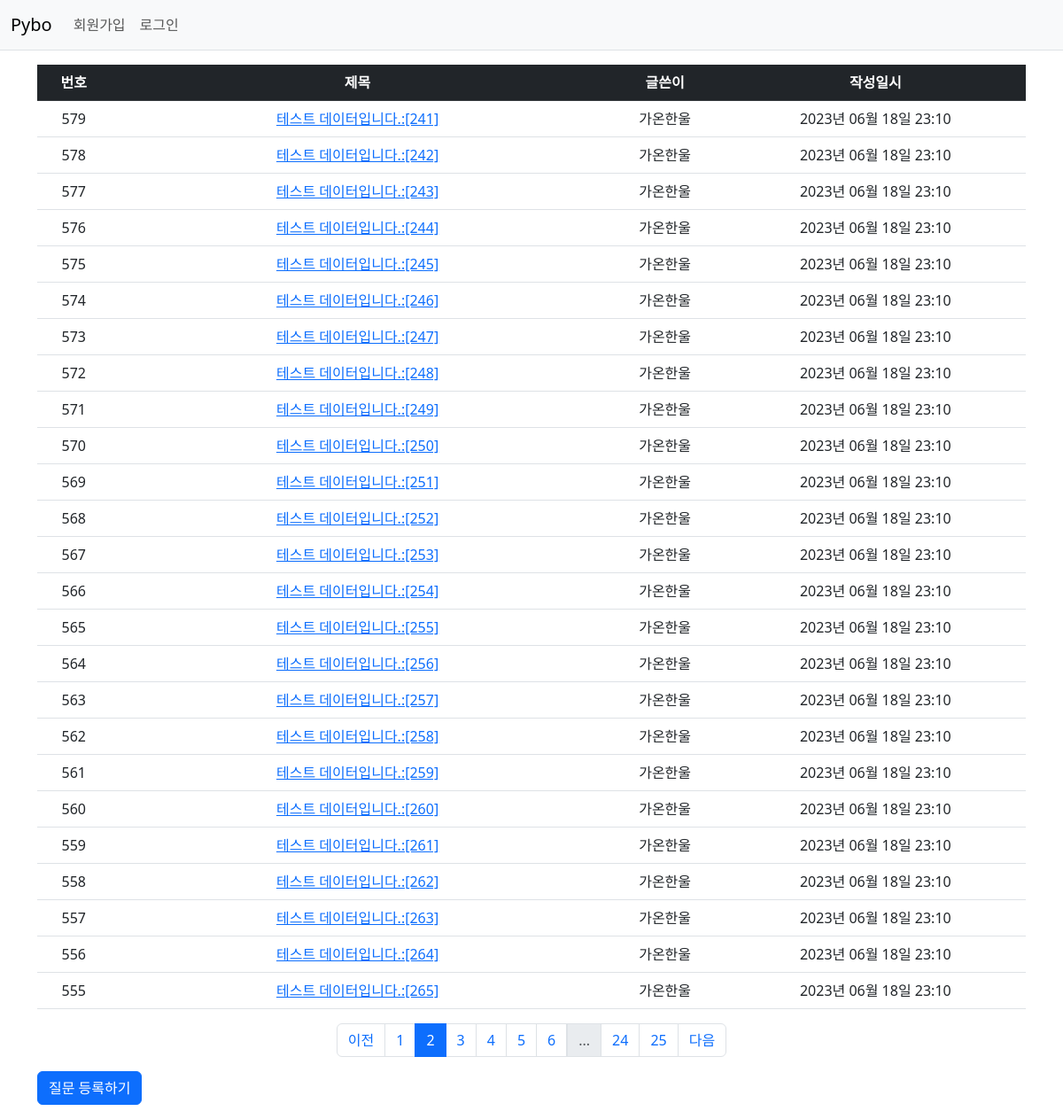
/question/list/?page=2, run on the app's committed database.
### pybo/models.py (models this page shows)
class Question(db.Model) :
    id = db.Column(db.Integer, primary_key=True)
    subject = db.Column(db.String(200), nullable = False)
    content = db.Column(db.Text(), nullable = False)
    create_date = db.Column(db.DateTime(), nullable = False)
    user_id = db.Column(db.Integer, db.ForeignKey('user.id', ondelete = 'CASCADE'), nullable = False)
    user = db.relationship('User', backref = db.backref('question_set'))
    modify_date = db.Column(db.DateTime(), nullable = True)

class User(db.Model) :
    id = db.Column(db.Integer, primary_key = True)
    username = db.Column(db.String(150), unique = True, nullable = False)
    password = db.Column(db.String(200), nullable = False)
    email = db.Column(db.String(120), unique = True, nullable = False)

### pybo/views/question_views.py (the view)
@bp.route('/list/')
def _list() :
    page = request.args.get('page', type=int, default=1)  # 페이지
    question_list = Question.query.order_by(Question.create_date.desc())
    question_list = question_list.paginate(page=page, per_page=25)
    return render_template('question/question_list.html', question_list=question_list)

### pybo/filter.py (called while the page is built)
def format_datetime(value, fmt="%Y년 %m월 %d일 %H:%M") :
    return value.strftime(fmt)

### pybo/views/auth_views.py (called while the page is built)
@bp.before_app_request
def load_logged_in_user() :
    user_id = session.get('user_id')
    if user_id is None :
        g.user = None
    else :
        g.user = User.query.get(user_id)

### pybo/templates/question/question_list.html (shortened to what this page needs)
{% extends 'base.html' %}
{% block content %}
<div class="container my-3">
    <table class="table">
        <thead>
            <tr class="text-center table-dark">
                <th>번호</th>
                <th style = "width:50%">제목</th>
                <th>글쓴이</th>
                <th>작성일시</th>
            </tr>
        </thead>
        <tbody>
            {% if question_list %}
            {% for question in question_list.items %}
            <tr class = "text-center">
                <td> {{ question_list.total - ((question_list.page-1) * question_list.per_page) - loop.index0 }} </td>
                <td class = "text-left">
                    <a href="{{ url_for('question.detail', question_id=question.id) }}">{{ question.subject }}</a>
                </td>
                <td>{{ question.user.username }}</td>
                <td>{{ question.create_date|datetime }}</td>
            </tr>
            {% endfor %}
            {% else %}
            <tr>
                <td colspan="3">질문이 없습니다.</td>
            </tr>
            {% endif %}
        </tbody>
    </table>
    <ul class="pagination justify-content-center">
        {% if question_list.has_prev %}
        <li class="page-item">
            <a class="page-link" href="?page={{ question_list.prev_num }}">이전</a>
        </li>
        {% else %}
        <li class="page-item disabled">
            <a class="page-link" tabindex="-1" aria-disabled="true" href="javascript:void(0)">이전</a>
        </li>
        {% endif %}
        {% for page_num in question_list.iter_pages() %}
        {% if page_num %}
        {% if page_num != question_list.page %}
        <li class="page-item">
            <a class="page-link" href="?page={{ page_num }}">{{ page_num }}</a>
        </li>
        {% else %}
        <li class="page-item active" aria-current="page">
            <a class="page-link" href="javascript:void(0)">{{ page_num }}</a>
        </li>
        {% endif %}
        {% else %}
        <li class="disabled">
            <a class="page-link" href="javascript:void(0)">...</a>
        </li>
        {% endif %}
        {% endfor %}
        {% if question_list.has_next %}
        <li class="page-item">
            <a class="page-link" href="?page={{ question_list.next_num }}">다음</a>
        </li>
        {% else %}
        <li class="page-item disabled">
            <a class="page-link" tabindex="-1" aria-disabled="true" href="javascript:void(0)">다음</a>
        </li>
        {% endif %}
    </ul>
    <a href="{{ url_for('question.create') }}" class="btn btn-primary">질문 등록하기</a>
</div>
{% endblock %}

### data on the page
Question: total "579", subject "테스트 데이터입니다.:[241]", user.username "가온한울", create_date "2023년 06월 18일 23:10"
Question: total "578", subject "테스트 데이터입니다.:[242]", user.username "가온한울", create_date "2023년 06월 18일 23:10"
Question: total "577", subject "테스트 데이터입니다.:[243]", user.username "가온한울", create_date "2023년 06월 18일 23:10"
Question: total "576", subject "테스트 데이터입니다.:[244]", user.username "가온한울", create_date "2023년 06월 18일 23:10"
Question: total "575", subject "테스트 데이터입니다.:[245]", user.username "가온한울", create_date "2023년 06월 18일 23:10"
Question: total "574", subject "테스트 데이터입니다.:[246]", user.username "가온한울", create_date "2023년 06월 18일 23:10"
Question: total "573", subject "테스트 데이터입니다.:[247]", user.username "가온한울", create_date "2023년 06월 18일 23:10"
Question: total "572", subject "테스트 데이터입니다.:[248]", user.username "가온한울", create_date "2023년 06월 18일 23:10"
Question: total "571", subject "테스트 데이터입니다.:[249]", user.username "가온한울", create_date "2023년 06월 18일 23:10"
Question: total "570", subject "테스트 데이터입니다.:[250]", user.username "가온한울", create_date "2023년 06월 18일 23:10"
Question: total "569", subject "테스트 데이터입니다.:[251]", user.username "가온한울", create_date "2023년 06월 18일 23:10"
Question: total "568", subject "테스트 데이터입니다.:[252]", user.username "가온한울", create_date "2023년 06월 18일 23:10"
Question: total "567", subject "테스트 데이터입니다.:[253]", user.username "가온한울", create_date "2023년 06월 18일 23:10"
Question: total "566", subject "테스트 데이터입니다.:[254]", user.username "가온한울", create_date "2023년 06월 18일 23:10"
Question: total "565", subject "테스트 데이터입니다.:[255]", user.username "가온한울", create_date "2023년 06월 18일 23:10"
Question: total "564", subject "테스트 데이터입니다.:[256]", user.username "가온한울", create_date "2023년 06월 18일 23:10"
Question: total "563", subject "테스트 데이터입니다.:[257]", user.username "가온한울", create_date "2023년 06월 18일 23:10"
Question: id "562", subject "테스트 데이터입니다.:[258]", user.username "가온한울", create_date "2023년 06월 18일 23:10"
Question: total "561", subject "테스트 데이터입니다.:[259]", user.username "가온한울", create_date "2023년 06월 18일 23:10"
Question: total "560", subject "테스트 데이터입니다.:[260]", user.username "가온한울", create_date "2023년 06월 18일 23:10"
Question: total "559", subject "테스트 데이터입니다.:[261]", user.username "가온한울", create_date "2023년 06월 18일 23:10"
Question: total "558", subject "테스트 데이터입니다.:[262]", user.username "가온한울", create_date "2023년 06월 18일 23:10"
Question: total "557", subject "테스트 데이터입니다.:[263]", user.username "가온한울", create_date "2023년 06월 18일 23:10"
Question: total "556", subject "테스트 데이터입니다.:[264]", user.username "가온한울", create_date "2023년 06월 18일 23:10"
Question: total "555", subject "테스트 데이터입니다.:[265]", user.username "가온한울", create_date "2023년 06월 18일 23:10"

### other printed values
{{ page_num }} "1" "3" "4" "5" "6" "24" "25"
{{ page_num }} "2"
